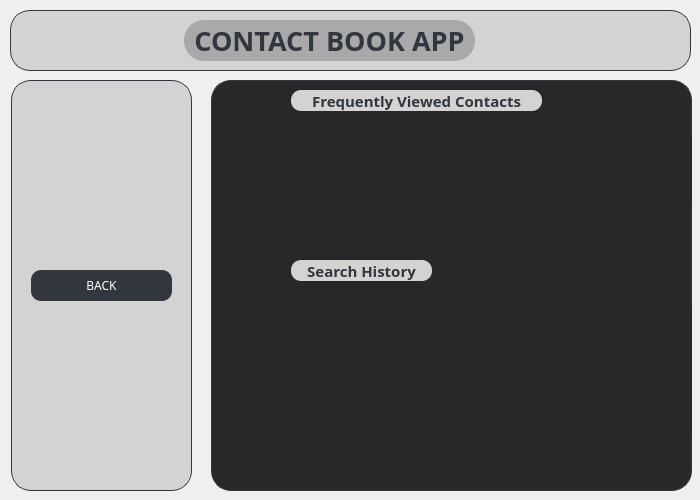
<?xml version="1.0" encoding="UTF-8"?>
<ui version="4.0">
 <class>SearchHistoryWindow</class>
 <widget class="QDialog" name="SearchHistoryWindow">
  <property name="geometry">
   <rect>
    <x>0</x>
    <y>0</y>
    <width>700</width>
    <height>500</height>
   </rect>
  </property>
  <property name="windowTitle">
   <string>Dialog</string>
  </property>
  <property name="styleSheet">
   <string notr="true">QForm
{
	background-color: black;
}</string>
  </property>
  <widget class="QFrame" name="RightPanel">
   <property name="geometry">
    <rect>
     <x>211</x>
     <y>80</y>
     <width>481</width>
     <height>411</height>
    </rect>
   </property>
   <property name="styleSheet">
    <string notr="true">QFrame
{
	background-color: #272829;
	border: 1px solid #31363F;
	border-radius:20px;
}</string>
   </property>
   <property name="frameShape">
    <enum>QFrame::StyledPanel</enum>
   </property>
   <property name="frameShadow">
    <enum>QFrame::Raised</enum>
   </property>
   <widget class="QListWidget" name="FrequentlyListWidget">
    <property name="enabled">
     <bool>true</bool>
    </property>
    <property name="geometry">
     <rect>
      <x>80</x>
      <y>40</y>
      <width>401</width>
      <height>101</height>
     </rect>
    </property>
    <property name="font">
     <font>
      <family>Unispace</family>
      <pointsize>14</pointsize>
     </font>
    </property>
    <property name="cursor" stdset="0">
     <cursorShape>PointingHandCursor</cursorShape>
    </property>
    <property name="styleSheet">
     <string notr="true">QListWidget
{
	border: none;
}
QListWidget::item
{
	margin-bottom: 5px;
	color: darkgray;
}
QListWidget::item::hover
{
	border-bottom: 1px solid gray;
}</string>
    </property>
    <property name="autoScroll">
     <bool>true</bool>
    </property>
    <property name="showDropIndicator" stdset="0">
     <bool>true</bool>
    </property>
   </widget>
   <widget class="QListWidget" name="SearchHistoryListWidget_">
    <property name="geometry">
     <rect>
      <x>80</x>
      <y>210</y>
      <width>401</width>
      <height>161</height>
     </rect>
    </property>
    <property name="font">
     <font>
      <family>Unispace</family>
      <pointsize>14</pointsize>
     </font>
    </property>
    <property name="cursor" stdset="0">
     <cursorShape>PointingHandCursor</cursorShape>
    </property>
    <property name="styleSheet">
     <string notr="true">QListWidget
{
	border: none;
}
QListWidget::item
{
	margin-bottom: 5px;
	color: darkgray;
}
QListWidget::item::hover
{
	border-bottom: 1px solid gray;
}</string>
    </property>
   </widget>
   <widget class="QLabel" name="FrequentlyListHeading">
    <property name="geometry">
     <rect>
      <x>80</x>
      <y>10</y>
      <width>251</width>
      <height>21</height>
     </rect>
    </property>
    <property name="font">
     <font>
      <family>Unispace</family>
      <pointsize>11</pointsize>
      <bold>true</bold>
     </font>
    </property>
    <property name="styleSheet">
     <string notr="true">QLabel
{
	border: none;
	 border-radius: 10px;
	background-color: lightgray;
	color: #31363F;
}</string>
    </property>
    <property name="text">
     <string>Frequently Viewed Contacts</string>
    </property>
    <property name="alignment">
     <set>Qt::AlignCenter</set>
    </property>
   </widget>
   <widget class="QLabel" name="SearchHistoryListHeading">
    <property name="geometry">
     <rect>
      <x>80</x>
      <y>180</y>
      <width>141</width>
      <height>21</height>
     </rect>
    </property>
    <property name="font">
     <font>
      <family>Unispace</family>
      <pointsize>11</pointsize>
      <bold>true</bold>
     </font>
    </property>
    <property name="styleSheet">
     <string notr="true">QLabel
{
	border: none;
	border-radius: 10px;
	background-color: lightgray;
	color: #31363F;
}</string>
    </property>
    <property name="text">
     <string>Search History</string>
    </property>
    <property name="alignment">
     <set>Qt::AlignCenter</set>
    </property>
   </widget>
  </widget>
  <widget class="QFrame" name="LeftPanel">
   <property name="geometry">
    <rect>
     <x>11</x>
     <y>80</y>
     <width>181</width>
     <height>411</height>
    </rect>
   </property>
   <property name="styleSheet">
    <string notr="true">QFrame {
    background-color: lightgray;
    border: 1px solid #31363F;
    border-radius: 20px;
}

QFrame:hover {
    background-color: darkgray;
}</string>
   </property>
   <property name="frameShape">
    <enum>QFrame::StyledPanel</enum>
   </property>
   <property name="frameShadow">
    <enum>QFrame::Raised</enum>
   </property>
   <widget class="QPushButton" name="BackButton">
    <property name="geometry">
     <rect>
      <x>20</x>
      <y>190</y>
      <width>141</width>
      <height>31</height>
     </rect>
    </property>
    <property name="font">
     <font>
      <family>Unispace</family>
     </font>
    </property>
    <property name="cursor">
     <cursorShape>PointingHandCursor</cursorShape>
    </property>
    <property name="styleSheet">
     <string notr="true">QPushButton {
    background-color: #31363F;
    color: white;
    border: none;
    padding: 8px 16px;
    border-radius: 10px;
}
QPushButton:hover {
    background-color: #CED4DA;
    color: #4CAF50;
}</string>
    </property>
    <property name="text">
     <string>BACK</string>
    </property>
   </widget>
  </widget>
  <widget class="QFrame" name="UpperPanel">
   <property name="geometry">
    <rect>
     <x>10</x>
     <y>10</y>
     <width>681</width>
     <height>61</height>
    </rect>
   </property>
   <property name="maximumSize">
    <size>
     <width>16777215</width>
     <height>16777215</height>
    </size>
   </property>
   <property name="styleSheet">
    <string notr="true">QFrame {
    background-color: lightgray;
    border: 1px solid #31363F;
    border-radius: 20px;
}

QFrame:hover {
    background-color: darkgray;
}</string>
   </property>
   <property name="frameShape">
    <enum>QFrame::StyledPanel</enum>
   </property>
   <property name="frameShadow">
    <enum>QFrame::Raised</enum>
   </property>
   <widget class="QLabel" name="Heading">
    <property name="geometry">
     <rect>
      <x>174</x>
      <y>10</y>
      <width>291</width>
      <height>41</height>
     </rect>
    </property>
    <property name="font">
     <font>
      <family>Unispace</family>
      <pointsize>20</pointsize>
      <bold>true</bold>
     </font>
    </property>
    <property name="styleSheet">
     <string notr="true">QLabel
{
	background-color: darkgray;
	border: none;
	color: #31363F;
}</string>
    </property>
    <property name="text">
     <string>CONTACT BOOK APP</string>
    </property>
    <property name="alignment">
     <set>Qt::AlignCenter</set>
    </property>
   </widget>
  </widget>
 </widget>
 <resources/>
 <connections/>
</ui>
